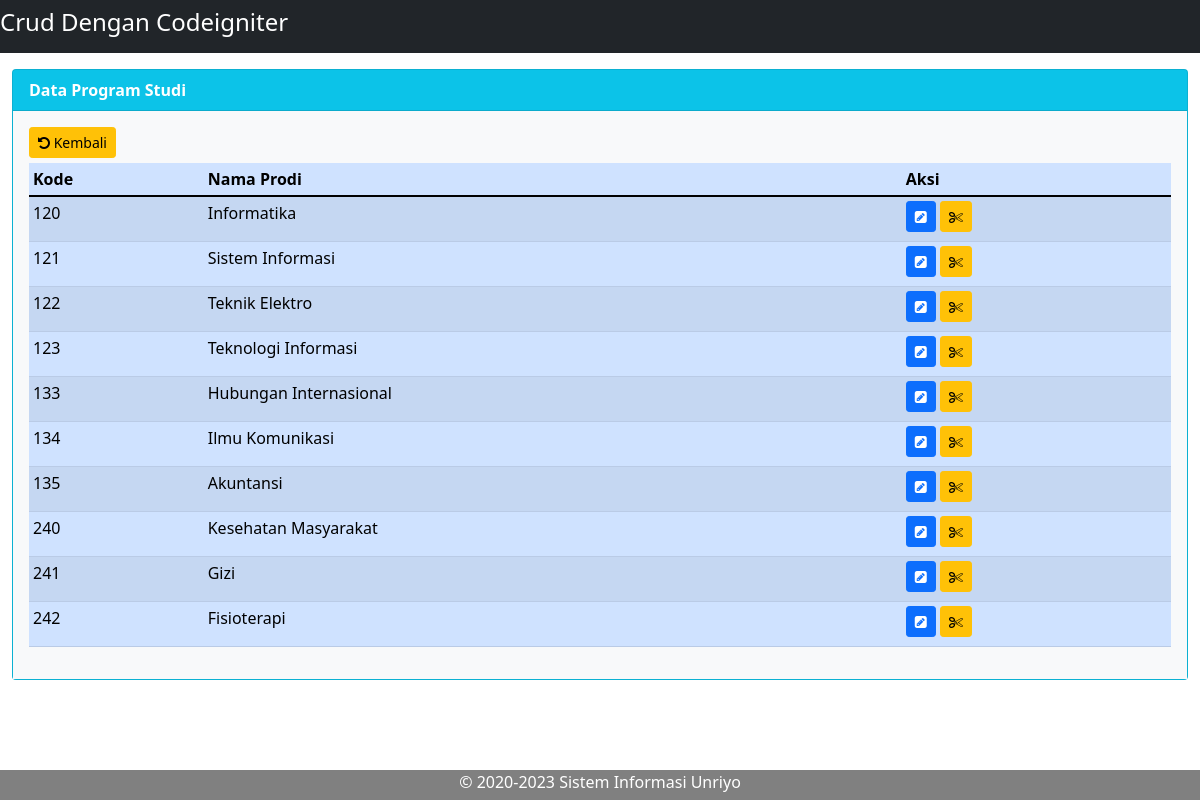
/index.php/prodi/cari, run on the app's committed database.
### tables this page shows
CREATE TABLE `prodi` (
  `kodeprodi` varchar(3) NOT NULL,
  `namaprodi` varchar(50) NOT NULL
);

### application/controllers/Prodi.php (called while the page is built, shortened)
<?php
class Prodi extends CI_Controller {
    function __construct(){
        $this->load->model('Model_prodi');
    }
    function cari(){
        $kunci = $this->input->post('ktkunci');
        $data['hasilcari'] = $this->Model_prodi->cari($kunci);
        $this->load->view('header');
        $this->load->view('v_cari_prodi', $data);
        $this->load->view('footer');
    }
}
?>

### index.php (called while the page is built, shortened)
<?php
require_once BASEPATH.'core/CodeIgniter.php';

### application/models/Model_prodi.php (called while the page is built, shortened)
<?php
class Model_prodi extends CI_Model {
    function cari($key) {
        $this->db->select('*');
        $this->db->from('prodi');
        $this->db->like('namaprodi', $key);
        $query = $this->db->get()->result();
        return $query;
    }
}
?>

### application/views/v_cari_prodi.php (the view, shortened to what this page needs)
<html>
    <head>
    </head>
    <body>
        <div class="container-fluid pt-3 ph-5">
            <div class="card bg-info">
                <div class="card-header text-white"><strong>Data Program Studi</strong></div>
                <div class="card-body bg-light text-black">
                    <a href="<?=base_url()?>prodi" class="btn btn-warning btn-sm"><i class="fa fa-undo" aria-hidden="true"></i> Kembali</a>
                    <table class="table table-striped table-primary table-sm">
                        <thead>
                            <tr>
                                <th>Kode</th>
                                <th>Nama Prodi</th>
                                <th>Aksi</th>
                            </tr>
                        </thead>
                        <tbody>
                            <?php
                                foreach ($hasilcari as $row){
                            ?>
                            <tr>
                                <td><?php echo $row->kodeprodi;?></td>
                                <td><?php echo $row->namaprodi;?></td>
                                <td>
                                    <a href="<?php echo base_url() . 'prodi/getprodi/' . $row->kodeprodi; ?>" class="btn btn-primary btn-sm"><i class="fa fa-pencil-square"></i></a>
                                    <a href="<?php echo base_url() . 'prodi/hapus/' . $row->kodeprodi; ?>" class="btn btn-warning btn-sm"><i class="fa fa-scissors"></i></a>
                                </td>
                            </tr>
                            <?php
                                }
                            ?>
                        </tbody>
                    </table>
                </div>
            </div>
        </div>
    </body>
</html>

### application/views/header.php (style rules this page uses)
a { text-decoration: none; }
.btn { margin-bottom: 5px; }

### data on the page
prodi: kodeprodi "120", namaprodi "Informatika"
prodi: kodeprodi "121", namaprodi "Sistem Informasi"
prodi: kodeprodi "122", namaprodi "Teknik Elektro"
prodi: kodeprodi "123", namaprodi "Teknologi Informasi"
prodi: kodeprodi "133", namaprodi "Hubungan Internasional"
prodi: kodeprodi "134", namaprodi "Ilmu Komunikasi"
prodi: kodeprodi "135", namaprodi "Akuntansi"
prodi: kodeprodi "240", namaprodi "Kesehatan Masyarakat"
prodi: kodeprodi "241", namaprodi "Gizi"
prodi: kodeprodi "242", namaprodi "Fisioterapi"
